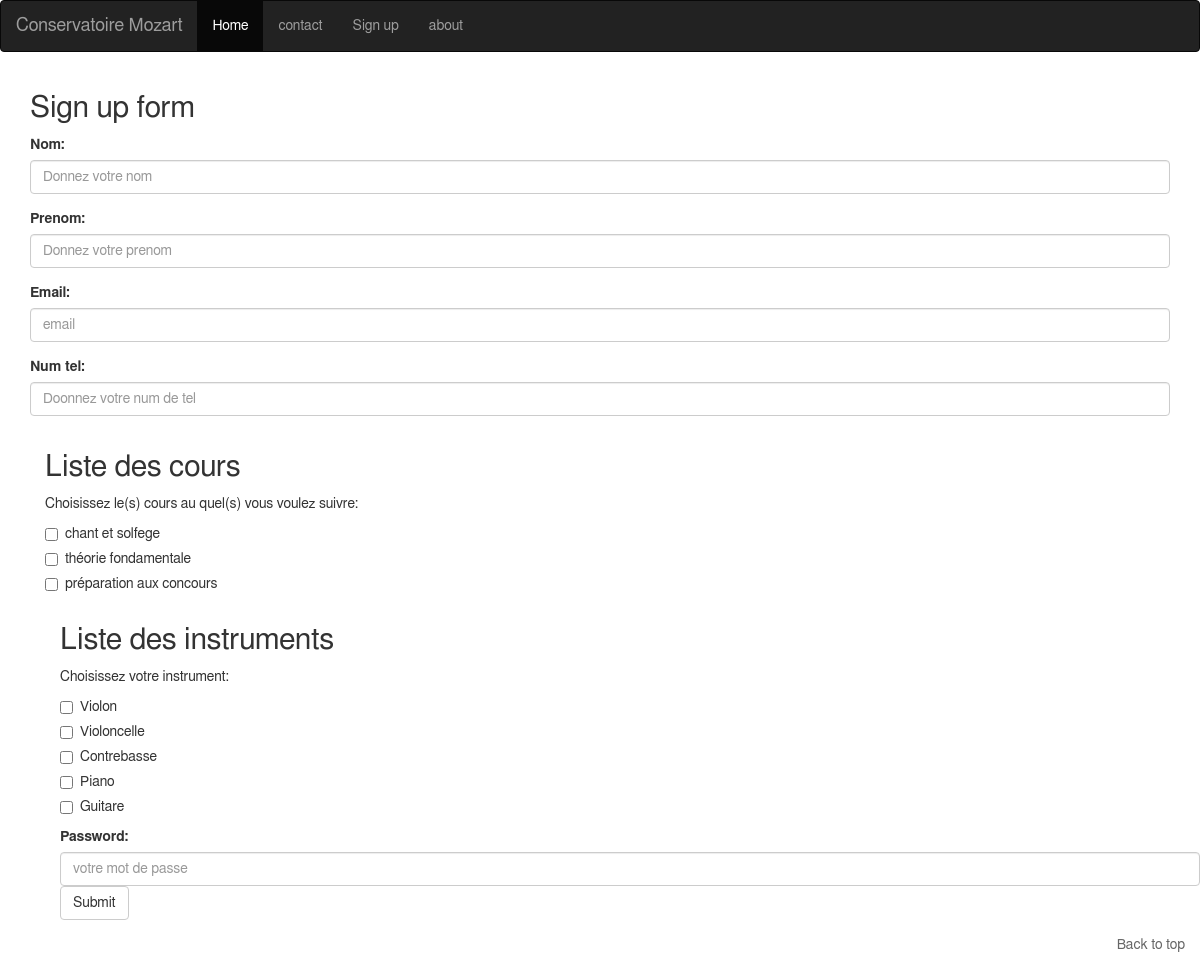
The app's page /signup.php with its own data.
### tables this page shows
CREATE TABLE IF NOT EXISTS `cours` (
  `id_cours` int(2) NOT NULL AUTO_INCREMENT,
  `nom_cours` varchar(50) NOT NULL,
  `tarifMensuel` int(100) NOT NULL,
  `Nb_adherents` int(15) NOT NULL,
  PRIMARY KEY (`id_cours`)
);

CREATE TABLE IF NOT EXISTS `instrument` (
  `ref_instrument` int(2) NOT NULL AUTO_INCREMENT,
  `nom_instrument` varchar(30) NOT NULL,
  `tarif` int(11) NOT NULL,
  `Nb_adherents` int(150) NOT NULL,
  PRIMARY KEY (`ref_instrument`)
);

### modeles/database.php (called while the page is built, shortened)
<?php
class Database {
	private $bdd;
	public function __construct($hote, $bdname, $nom_user, $password) {
		try {
		    $this->bdd = new PDO('mysql:host='.$hote.';dbname='.$bdname.'', $nom_user, 'u_bKWtXEbEAS');
		    $this->bdd->setAttribute(PDO::ATTR_ERRMODE, PDO::ERRMODE_EXCEPTION);
		    $this->bdd->query("SET NAMES 'utf8'");
		} catch (PDOException $e) {
		    echo 'Connexion échouée : ' . $e->getMessage();
		}
	}
	 public function getCours() {
		return $this->bdd->query("SELECT * FROM COURS");
	}
	public function getInstruments() {
		return $this->bdd->query("SELECT * FROM INSTRUMENT");
	}
}

### signup.php (the view, shortened to what this page needs)
<?php
include 'header.php';
$coursS = $bdd->getCours();
$instruments = $bdd->getInstruments();
 ?>
  <h2>Sign up form</h2>
  <form action="signin.php" method="post" role="form">
  	<div class="form-group">
      <label for="nom">Nom:</label>
      <input type="nom" class="form-control" name="nom" placeholder="Donnez votre nom">
    </div>
    <div class="form-group">
      <label for="prenom">Prenom:</label>
      <input type="prenom" class="form-control" name="prenom" placeholder="Donnez votre prenom">
    </div>
    <div class="form-group">
      <label for="email">Email:</label>
      <input type="email" class="form-control" name="email" placeholder="email">
    </div>
    <div class="form-group">
      <label for="tel">Num tel:</label>
      <input type="tel" class="form-control" name="tel" placeholder="Doonnez votre num de tel">
    </div>
<div class="container">
  <h2>Liste des cours</h2>
  <p>Choisissez le(s) cours au quel(s) vous voulez suivre:</p>
  	<?php while($cours = $coursS->fetch()) {
  			echo '<div class="checkbox">';
      			echo '<label for="c1"><input type="checkbox" name="cours[]" value="'.$cours['id_cours'].'" >'.$cours['nom_cours'].'</label>';
    		echo'</div>';
  	}
  	?>
    <div class="container">
  <h2>Liste des instruments</h2>
  <p>Choisissez votre instrument:</p>
<?php
while($instrument = $instruments->fetch()) {
  			echo '<div class="checkbox">';
      			echo '<label for="c1"><input type="checkbox" name="instrument[]" value="'.$instrument['ref_instrument'].'" >'.$instrument['nom_instrument'].'</label>';
    		echo'</div>';
    		}
  	?>
    <div class="form-group">
      <label for="pwd">Password:</label>
      <input type="password" class="form-control" name="pwd" placeholder="votre mot de passe">
     <button type="submit" class="btn btn-default">Submit</button>
    </div>
  </form>
</div>
 <p class="pull-right"><a href="#">Back to top</a></p>
</body>
</html>

### header.php (shortened to what this page needs)
  <?php
$password = 'u_bKWtXEbEAS';
require_once("modeles/database.php");
$bdd = new Database("127.9.150.130", "maha", "adminWzZH6pH", "u_bKWtXEbEAS");
?>
 <!DOCTYPE html>
<html lang="en">
<head>
  <link rel="stylesheet" href="http://maxcdn.bootstrapcdn.com/bootstrap/3.3.4/css/bootstrap.min.css">
  <link rel="stylesheet" href="css/main.css">
</head>
<body>
<nav class="navbar navbar-inverse">
  <div class="container-fluid">
    <div class="navbar-header">
      <a class="navbar-brand" href="#">Conservatoire Mozart</a>
    </div>
    <div>
      <ul class="nav navbar-nav">
        <li class="active"><a href="index.php">Home</a></li>
        <li><a href="contact.php">contact</a></li>
        <li><a href="signup.php">Sign up</a></li>
        <li><a href="#">about</a></li>
      </ul>
    </div>
  </div>
</nav>
<div class="container">

### css/main.css (style rules this page uses)
BODY { PADDING-RIGHT: 0px; PADDING-LEFT: 0px; PADDING-BOTTOM: 0px; MARGIN: 0px; PADDING-TOP: 0px; font-family: Tahoma, Kalimati, FreeSans, Verdana, Arial, sans-serif; text-decoration: none; }
a { cursor:pointer; }
a:link { color:#666666; text-decoration:none; }

### records on screen
cours: nom_cours "chant et solfege"
cours: nom_cours "théorie fondamentale"
cours: nom_cours "préparation aux concours"
instrument: nom_instrument "Violon"
instrument: nom_instrument "Violoncelle"
instrument: nom_instrument "Contrebasse"
instrument: nom_instrument "Piano"
instrument: nom_instrument "Guitare"
